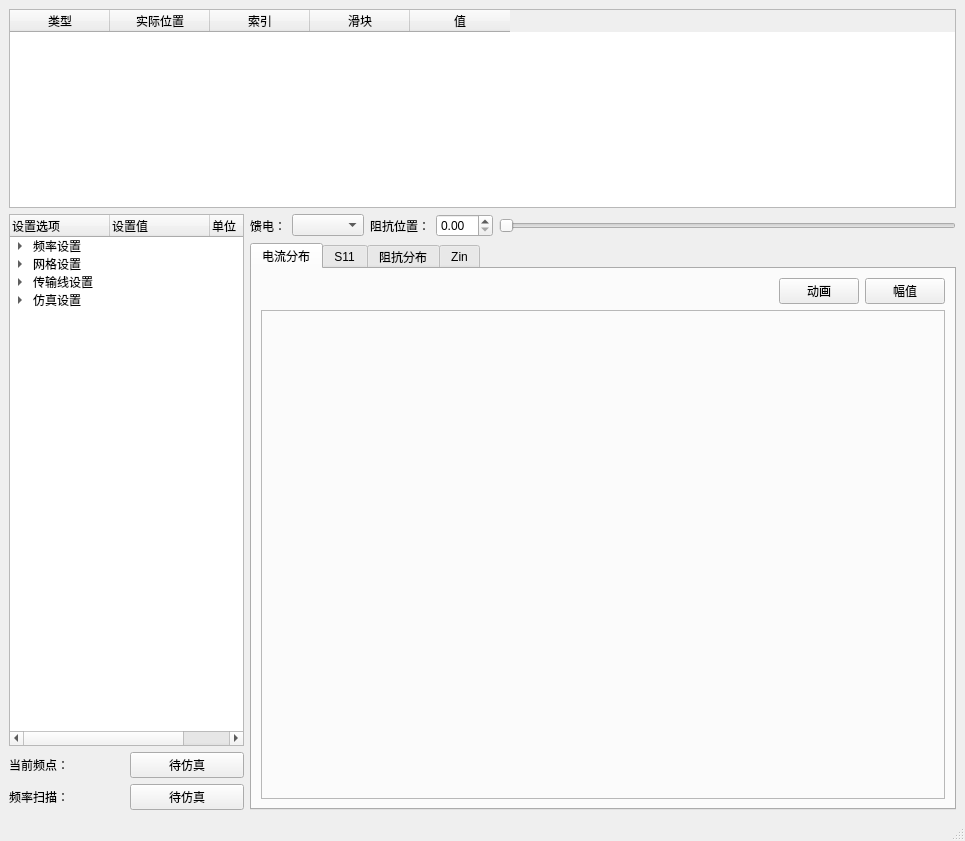
<?xml version="1.0" encoding="UTF-8"?>
<ui version="4.0">
 <class>MainWindow</class>
 <widget class="QMainWindow" name="MainWindow">
  <property name="geometry">
   <rect>
    <x>0</x>
    <y>0</y>
    <width>965</width>
    <height>841</height>
   </rect>
  </property>
  <property name="windowTitle">
   <string>MainWindow</string>
  </property>
  <widget class="QWidget" name="centralwidget">
   <layout class="QVBoxLayout" name="verticalLayout_2" stretch="2,6">
    <item>
     <widget class="QTableWidget" name="Antenna">
      <column>
       <property name="text">
        <string>类型</string>
       </property>
      </column>
      <column>
       <property name="text">
        <string>实际位置</string>
       </property>
      </column>
      <column>
       <property name="text">
        <string>索引</string>
       </property>
      </column>
      <column>
       <property name="text">
        <string>滑块</string>
       </property>
      </column>
      <column>
       <property name="text">
        <string>值</string>
       </property>
      </column>
     </widget>
    </item>
    <item>
     <layout class="QHBoxLayout" name="horizontalLayout" stretch="1,3">
      <item>
       <layout class="QVBoxLayout" name="verticalLayout">
        <item>
         <widget class="QTreeWidget" name="Setting">
          <property name="styleSheet">
           <string notr="true"/>
          </property>
          <column>
           <property name="text">
            <string>设置选项</string>
           </property>
          </column>
          <column>
           <property name="text">
            <string>设置值</string>
           </property>
          </column>
          <column>
           <property name="text">
            <string>单位</string>
           </property>
          </column>
          <item>
           <property name="text">
            <string>频率设置</string>
           </property>
           <property name="text">
            <string/>
           </property>
           <property name="text">
            <string/>
           </property>
           <property name="flags">
            <set>ItemIsDragEnabled|ItemIsUserCheckable|ItemIsEnabled</set>
           </property>
           <item>
            <property name="text">
             <string>开始频点</string>
            </property>
            <property name="text">
             <string/>
            </property>
            <property name="text">
             <string>GHz</string>
            </property>
           </item>
           <item>
            <property name="text">
             <string>当前频点</string>
            </property>
            <property name="text">
             <string/>
            </property>
            <property name="text">
             <string>GHz</string>
            </property>
            <property name="flags">
             <set>ItemIsSelectable|ItemIsEditable|ItemIsDragEnabled|ItemIsUserCheckable|ItemIsEnabled</set>
            </property>
           </item>
           <item>
            <property name="text">
             <string>结束频点</string>
            </property>
            <property name="text">
             <string/>
            </property>
            <property name="text">
             <string>GHz</string>
            </property>
            <property name="flags">
             <set>ItemIsSelectable|ItemIsEditable|ItemIsDragEnabled|ItemIsUserCheckable|ItemIsEnabled</set>
            </property>
           </item>
           <item>
            <property name="text">
             <string>频率步进</string>
            </property>
            <property name="text">
             <string/>
            </property>
            <property name="text">
             <string>GHz</string>
            </property>
            <property name="flags">
             <set>ItemIsSelectable|ItemIsEditable|ItemIsDragEnabled|ItemIsUserCheckable|ItemIsEnabled</set>
            </property>
           </item>
           <item>
            <property name="text">
             <string>频点数</string>
            </property>
            <property name="text">
             <string/>
            </property>
            <property name="text">
             <string>个</string>
            </property>
            <property name="flags">
             <set>ItemIsSelectable|ItemIsEditable|ItemIsDragEnabled|ItemIsUserCheckable|ItemIsEnabled</set>
            </property>
           </item>
          </item>
          <item>
           <property name="text">
            <string>网格设置</string>
           </property>
           <property name="text">
            <string/>
           </property>
           <property name="text">
            <string/>
           </property>
           <item>
            <property name="text">
             <string>阻抗位置</string>
            </property>
            <property name="text">
             <string/>
            </property>
            <property name="text">
             <string>mm</string>
            </property>
            <property name="flags">
             <set>ItemIsSelectable|ItemIsEditable|ItemIsDragEnabled|ItemIsUserCheckable|ItemIsEnabled</set>
            </property>
           </item>
           <item>
            <property name="text">
             <string>天线长度</string>
            </property>
            <property name="text">
             <string/>
            </property>
            <property name="text">
             <string>mm</string>
            </property>
            <property name="flags">
             <set>ItemIsSelectable|ItemIsEditable|ItemIsDragEnabled|ItemIsUserCheckable|ItemIsEnabled</set>
            </property>
           </item>
           <item>
            <property name="text">
             <string>网格步进</string>
            </property>
            <property name="text">
             <string/>
            </property>
            <property name="text">
             <string>mm</string>
            </property>
            <property name="flags">
             <set>ItemIsSelectable|ItemIsEditable|ItemIsDragEnabled|ItemIsUserCheckable|ItemIsEnabled</set>
            </property>
           </item>
           <item>
            <property name="text">
             <string>网格数</string>
            </property>
            <property name="text">
             <string/>
            </property>
            <property name="text">
             <string>个</string>
            </property>
            <property name="flags">
             <set>ItemIsSelectable|ItemIsEditable|ItemIsDragEnabled|ItemIsUserCheckable|ItemIsEnabled</set>
            </property>
           </item>
          </item>
          <item>
           <property name="text">
            <string>传输线设置</string>
           </property>
           <property name="text">
            <string/>
           </property>
           <property name="text">
            <string/>
           </property>
           <item>
            <property name="text">
             <string>单位长度R</string>
            </property>
            <property name="text">
             <string/>
            </property>
            <property name="text">
             <string>Ω/mm</string>
            </property>
            <property name="flags">
             <set>ItemIsSelectable|ItemIsEditable|ItemIsDragEnabled|ItemIsUserCheckable|ItemIsEnabled</set>
            </property>
           </item>
           <item>
            <property name="text">
             <string>单位长度G</string>
            </property>
            <property name="text">
             <string/>
            </property>
            <property name="text">
             <string>S/mm</string>
            </property>
            <property name="flags">
             <set>ItemIsSelectable|ItemIsEditable|ItemIsDragEnabled|ItemIsUserCheckable|ItemIsEnabled</set>
            </property>
           </item>
           <item>
            <property name="text">
             <string>参考频率</string>
            </property>
            <property name="text">
             <string/>
            </property>
            <property name="text">
             <string>GHz</string>
            </property>
            <property name="flags">
             <set>ItemIsSelectable|ItemIsEditable|ItemIsDragEnabled|ItemIsUserCheckable|ItemIsEnabled</set>
            </property>
           </item>
           <item>
            <property name="text">
             <string>参考1/4波长</string>
            </property>
            <property name="text">
             <string/>
            </property>
            <property name="text">
             <string>mm</string>
            </property>
            <property name="flags">
             <set>ItemIsSelectable|ItemIsEditable|ItemIsDragEnabled|ItemIsUserCheckable|ItemIsEnabled</set>
            </property>
           </item>
           <item>
            <property name="text">
             <string>特性阻抗</string>
            </property>
            <property name="text">
             <string/>
            </property>
            <property name="text">
             <string>Ω</string>
            </property>
            <property name="flags">
             <set>ItemIsSelectable|ItemIsEditable|ItemIsDragEnabled|ItemIsUserCheckable|ItemIsEnabled</set>
            </property>
           </item>
          </item>
          <item>
           <property name="text">
            <string>仿真设置</string>
           </property>
           <item>
            <property name="text">
             <string>自动触发</string>
            </property>
            <property name="text">
             <string/>
            </property>
            <property name="flags">
             <set>ItemIsSelectable|ItemIsEditable|ItemIsDragEnabled|ItemIsUserCheckable|ItemIsEnabled</set>
            </property>
           </item>
          </item>
         </widget>
        </item>
        <item>
         <layout class="QHBoxLayout" name="horizontalLayout_2">
          <item>
           <widget class="QLabel" name="label">
            <property name="text">
             <string>当前频点：</string>
            </property>
           </widget>
          </item>
          <item>
           <widget class="QPushButton" name="SimFre">
            <property name="text">
             <string>待仿真</string>
            </property>
           </widget>
          </item>
         </layout>
        </item>
        <item>
         <layout class="QHBoxLayout" name="horizontalLayout_3">
          <item>
           <widget class="QLabel" name="label_2">
            <property name="text">
             <string>频率扫描：</string>
            </property>
           </widget>
          </item>
          <item>
           <widget class="QPushButton" name="SimFreSweep">
            <property name="text">
             <string>待仿真</string>
            </property>
           </widget>
          </item>
         </layout>
        </item>
       </layout>
      </item>
      <item>
       <layout class="QVBoxLayout" name="verticalLayout_6">
        <item>
         <layout class="QHBoxLayout" name="horizontalLayout_6">
          <item>
           <widget class="QLabel" name="label_3">
            <property name="text">
             <string>馈电：</string>
            </property>
           </widget>
          </item>
          <item>
           <widget class="QComboBox" name="comboBox_2"/>
          </item>
          <item>
           <widget class="QLabel" name="label_4">
            <property name="text">
             <string>阻抗位置：</string>
            </property>
           </widget>
          </item>
          <item>
           <widget class="QDoubleSpinBox" name="doubleSpinBox"/>
          </item>
          <item>
           <widget class="QSlider" name="horizontalSlider_2">
            <property name="orientation">
             <enum>Qt::Horizontal</enum>
            </property>
           </widget>
          </item>
         </layout>
        </item>
        <item>
         <widget class="QTabWidget" name="Result">
          <property name="enabled">
           <bool>true</bool>
          </property>
          <property name="styleSheet">
           <string notr="true"/>
          </property>
          <property name="currentIndex">
           <number>0</number>
          </property>
          <widget class="QWidget" name="IV">
           <attribute name="title">
            <string>电流分布</string>
           </attribute>
           <layout class="QVBoxLayout" name="verticalLayout_4" stretch="1,50">
            <item>
             <layout class="QHBoxLayout" name="horizontalLayout_5">
              <item>
               <spacer name="horizontalSpacer">
                <property name="orientation">
                 <enum>Qt::Horizontal</enum>
                </property>
                <property name="sizeHint" stdset="0">
                 <size>
                  <width>40</width>
                  <height>20</height>
                 </size>
                </property>
               </spacer>
              </item>
              <item>
               <widget class="QPushButton" name="Animation">
                <property name="text">
                 <string>动画</string>
                </property>
               </widget>
              </item>
              <item>
               <widget class="QPushButton" name="Curve">
                <property name="text">
                 <string>幅值</string>
                </property>
               </widget>
              </item>
             </layout>
            </item>
            <item>
             <layout class="QHBoxLayout" name="horizontalLayout_4" stretch="0">
              <item>
               <widget class="QFrame" name="Current">
                <property name="frameShape">
                 <enum>QFrame::StyledPanel</enum>
                </property>
                <property name="frameShadow">
                 <enum>QFrame::Raised</enum>
                </property>
                <widget class="QComboBox" name="comboBox">
                 <property name="geometry">
                  <rect>
                   <x>-371</x>
                   <y>112</y>
                   <width>67</width>
                   <height>19</height>
                  </rect>
                 </property>
                </widget>
               </widget>
              </item>
             </layout>
            </item>
           </layout>
          </widget>
          <widget class="QWidget" name="S11">
           <attribute name="title">
            <string>S11</string>
           </attribute>
          </widget>
          <widget class="QWidget" name="Zin_Line">
           <attribute name="title">
            <string>阻抗分布</string>
           </attribute>
          </widget>
          <widget class="QWidget" name="Zin_Fre">
           <attribute name="title">
            <string>Zin</string>
           </attribute>
           <layout class="QVBoxLayout" name="verticalLayout_5">
            <item>
             <layout class="QVBoxLayout" name="verticalLayout_3"/>
            </item>
           </layout>
          </widget>
         </widget>
        </item>
       </layout>
      </item>
     </layout>
    </item>
   </layout>
  </widget>
  <widget class="QMenuBar" name="menubar">
   <property name="geometry">
    <rect>
     <x>0</x>
     <y>0</y>
     <width>965</width>
     <height>22</height>
    </rect>
   </property>
  </widget>
  <widget class="QStatusBar" name="statusbar"/>
 </widget>
 <resources/>
 <connections/>
</ui>
